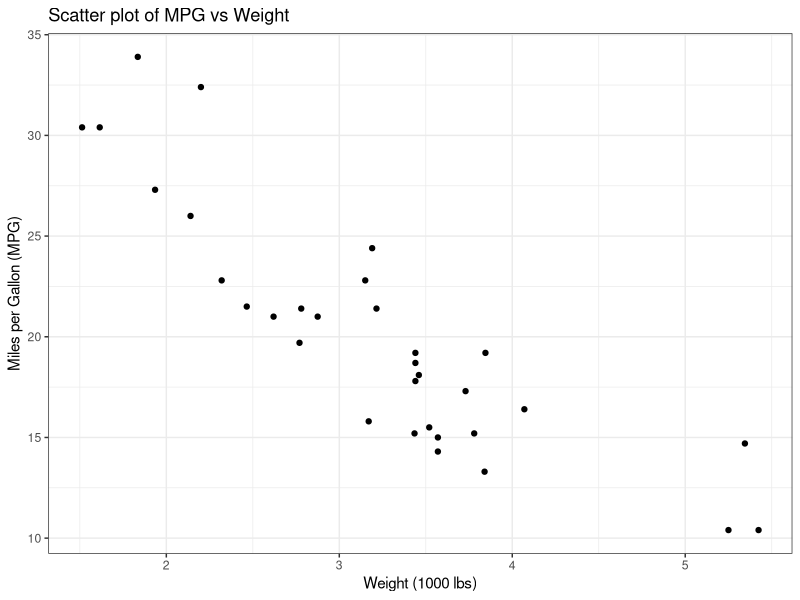

Reproduce this figure in R. (Note: this script raises an error after producing the figure.)
## ---- chunk 1
#| eval: true
#| label: fig-cars
#| fig-alt: this is my alt text
#| fig-cap: A scatter plot of MPG vs Weight
#| echo: false
library(ggplot2)
# plot_ex <- 
ggplot(mtcars, aes(x = wt, y = mpg)) +
  geom_point() +
  labs(title = "Scatter plot of MPG vs Weight",
       x = "Weight (1000 lbs)",
       y = "Miles per Gallon (MPG)") +
  theme_bw()
# save(plot_ex, file = "figures/fig-cars-plot1.rda")
## ---- chunk 2
#| eval: true
#| echo: false
#| label: fig-random
#| fig-cap: This is the caption for the second plot.
knitr::include_graphics(file.path("figures", "figure.png"))
